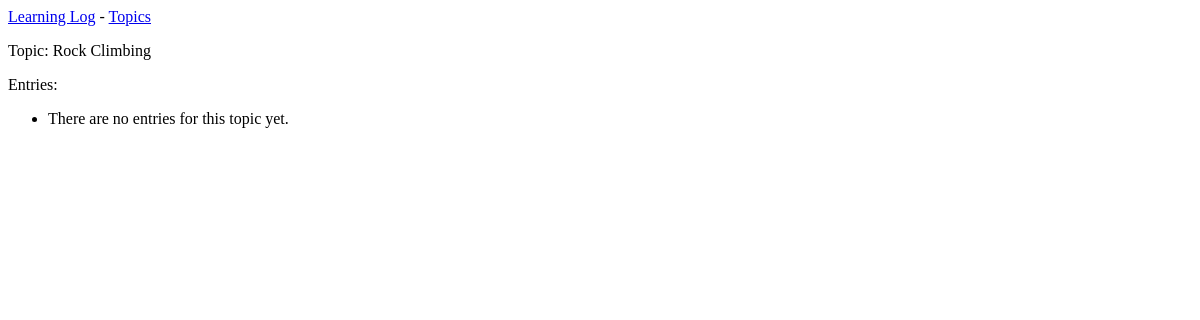
Before: /topics/2/ with the older database file.
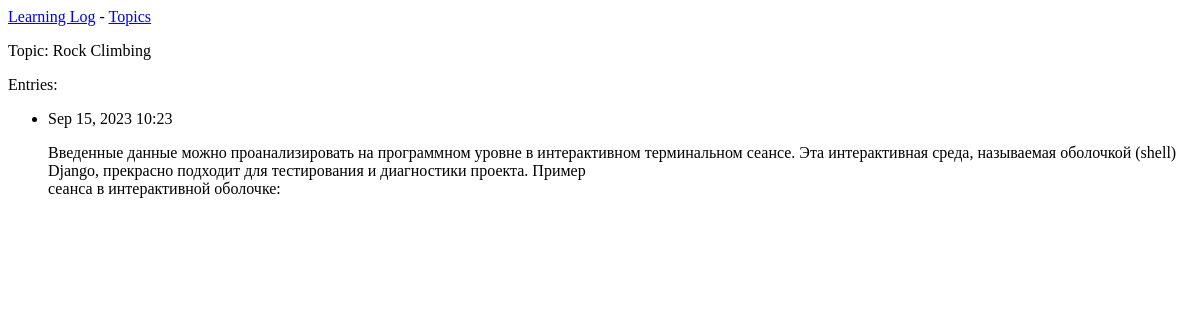
After: the same page with the newer database file.
### learning_logs/models.py (models this page shows, shortened)
class Entry(models.Model):
    topic = models.ForeignKey(Topic, on_delete=models.CASCADE)
    text = models.TextField(default='')
    date_added = models.DateTimeField(auto_now_add=True)
    class Meta:
        verbose_name_plural = 'entries'

### learning_logs/views.py (the view)
# urls.py: path('topics/<int:topic_id>/', views.topic, name= 'topic')
def topic(request, topic_id):
    topic = Topic.objects.get(id=topic_id)
    entries = topic.entry_set.order_by('-date_added')
    context = {'topic': topic, 'entries': entries}
    return render(request, 'learning_logs/topic.html', context)

### learning_logs/models.py (called while the page is built)
    def __str__(self):
        return self.text

### learning_logs/templates/learning_logs/topic.html
{% extends 'learning_logs/base.html' %}
{% block content %}
<p>Topic: {{ topic }}</p>
<p>Entries:</p>
<ul>
  {% for entry in entries %}
  <li>
    <p>{{ entry.date_added|date:'M d, Y H:i' }}</p>
    <p>{{ entry.text|linebreaks }}</p>
  </li>
  {% empty %}
    <li>There are no entries for this topic yet.</li>
  {% endfor %}
 </ul>
 {% endblock content %}

Changed rows visible on the page:
added Entry: date_added "Sep 15, 2023 10:23", text "Введенные данные можно проанализировать на программном уровне в интерактивном терминальном сеансе. Эта интерактивная среда, называемая оболочкой (shell) Django, прекрасно подходит для тестирования и диагностики проекта. Пример сеанса в интерактивной оболочке:"
Other visible differences:
text no longer shown: "There are no entries for this topic yet."
